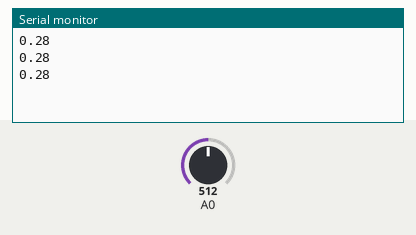
Recording of a sketch running on a simulated Arduino Uno, built with avr-gcc and run on an emulated ATmega328P. Shown: the last lines printed to the serial monitor. Inputs (shaded band) come from the test bench; at power-on: A0 = 512.

Above: at 1.3 s.
1.4 s: A0 set to 716
At 1.9 s:
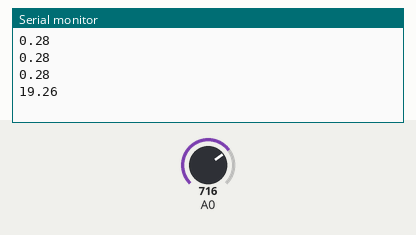
2.9 s: A0 set to 900
At 3.4 s:
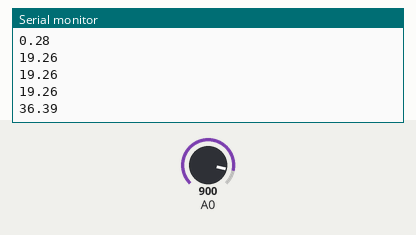
Timing chart, 0 to 5.9 s (numbered marks = the images above; inputs shaded):
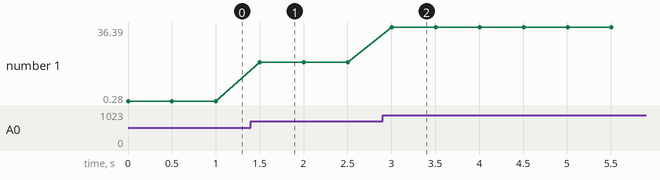

The sketch:

VOLT.ino
```cpp
// (licence header left out)
//сопротивления делителя
#define R1 (float)100100.0
#define R2 (float)9890.0
#define R3 (float)993.0

//сопротивления к источнику питания
#define R4 (float)9930.0
#define R5 (float)1113.0

#define Ri (float)1.0 //сопротивление шунта

#define VCC (float)4.7 //напряжение питания

float calc(int data_from_adc);
float calc_2(int data_from_adc);

void setup() {
  Serial.begin(9600);
}

void loop() {
  int sensorValue = analogRead(A0);
  float out = calc(sensorValue);
  Serial.println(out);
  delay(500);
}

//расчет напряжения для диапазона 50В
float calc(int data_from_adc){
  float temp = 0;
  temp = (float)data_from_adc * (VCC / 1024.0);
  temp = temp * (1/R1 + 1/(R2+R3) + 1/R4);
  temp = temp - VCC/R4;
  temp = temp * R1;
  return temp;
}

//расчет напряжения для диапазона 500В
float calc_2(int data_from_adc){
  float temp = 0;
  temp = (float)data_from_adc * (VCC / 1024.0);
  temp = temp * (1/(R1+R2) + 1/R3 + 1/R5);
  temp = temp - VCC/R5;
  temp = temp * (R1+R2);
  return temp;
}
```

Measured:
- after the input at 1.4 s, the serial monitor: prints a new line after 0.10 s (image 1)
- after the input at 2.9 s, the serial monitor: prints a new line after 0.10 s (image 2)
- plotted number 1: 0.28 → 19.26 after the input at 1.4 s, 19.26 → 36.39 after the input at 2.9 s
